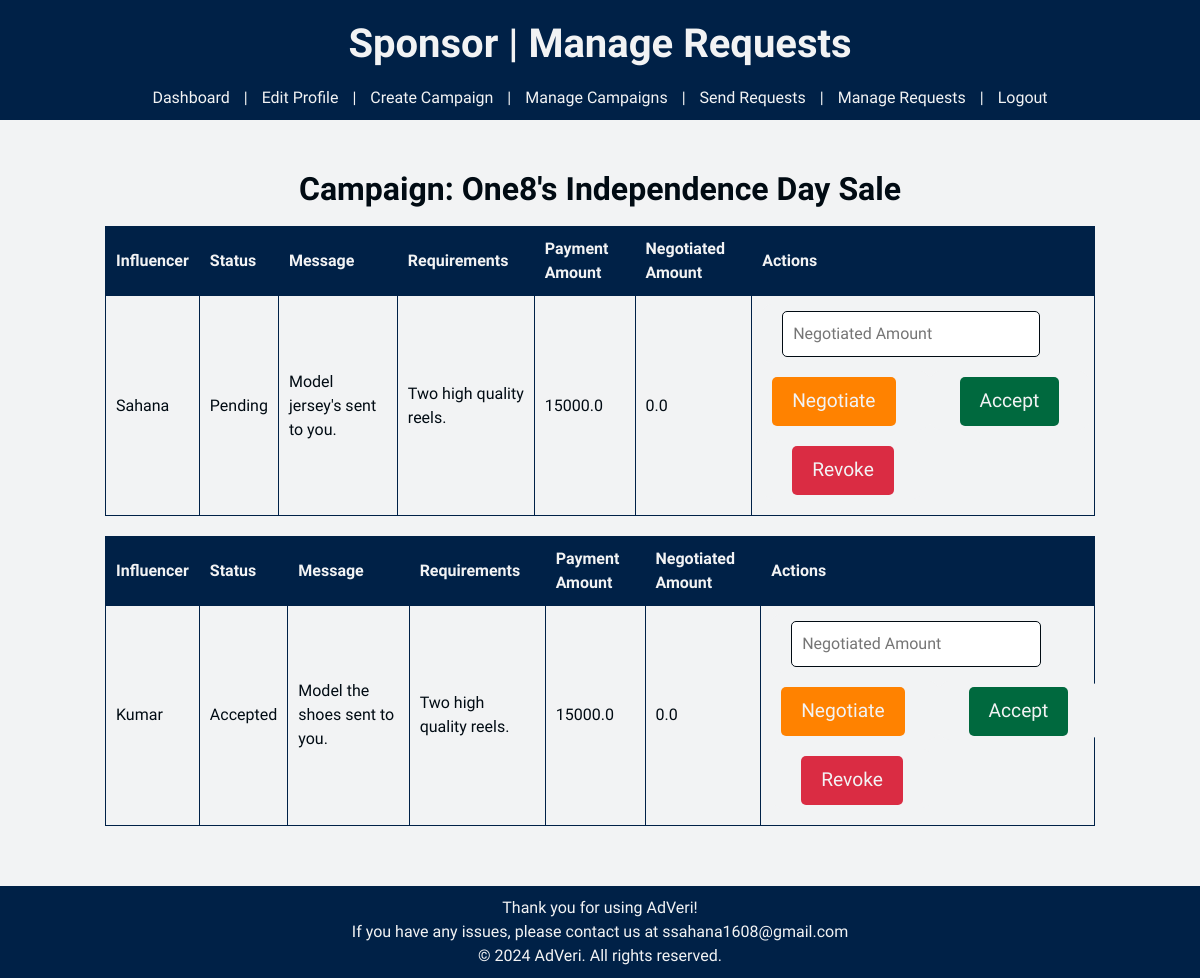
The page /sponsor/manage_requests (signed in) on the database its author committed.
### models.py (models this page shows)
class Campaign(db.Model):
    __tablename__ = 'campaigns'
    id = db.Column(db.Integer, primary_key=True, autoincrement=True)
    sponsor_id = db.Column(db.Integer, db.ForeignKey('sponsors.user_id'), nullable=False)
    name = db.Column(db.String(120), nullable=False)
    description = db.Column(db.Text, nullable=False)
    start_date = db.Column(db.Date, nullable=False)
    end_date = db.Column(db.Date, nullable=False)
    budget = db.Column(db.Float, nullable=False)
    visibility = db.Column(db.String(20), nullable=False)
    goals = db.Column(db.Text, nullable=False)
    ad_requests = db.relationship('AdRequest', backref='campaign', lazy=True, cascade="all, delete-orphan")
    flagged = db.relationship('Flagged', backref='campaign', lazy=True, cascade="all, delete-orphan")

class AdRequest(db.Model):
    __tablename__ = 'ad_requests'
    id = db.Column(db.Integer, primary_key=True, autoincrement=True)
    sponsor_id = db.Column(db.Integer, db.ForeignKey('sponsors.user_id'), nullable=False)
    campaign_id = db.Column(db.Integer, db.ForeignKey('campaigns.id'), nullable=False)
    influencer_id = db.Column(db.Integer, db.ForeignKey('influencers.user_id'), nullable=False)
    messages = db.Column(db.Text, nullable=True)
    requirements = db.Column(db.Text, nullable=False)
    payment_amount = db.Column(db.Float, nullable=False)
    negotiated_amount = db.Column(db.Float, default = 0, nullable=False)
    status = db.Column(db.String(50), nullable=False)

class Influencer(db.Model):
    __tablename__ = 'influencers'
    id = db.Column(db.Integer, primary_key=True, autoincrement=True)
    user_id = db.Column(db.Integer, db.ForeignKey('users.id'), nullable=False)
    name = db.Column(db.String(120), unique = True, nullable=False)
    category = db.Column(db.String(120), nullable=False)
    niche = db.Column(db.String(120), nullable=False)
    reach = db.Column(db.Integer, nullable=False)
    platform = db.Column(db.String, nullable=False)
    earnings = db.Column(db.Float, default = 0, nullable = False)
    ad_requests = db.relationship('AdRequest', backref='influencer', lazy=True, cascade="all, delete-orphan")

### app.py (the view, shortened to what this page needs)
@app.route('/sponsor/manage_requests', methods = ['GET', 'POST'])
def sponsor_manage_requests():
    if 'user_id' not in session or session.get('role') != 'Sponsor':
        flash('Please log in as a sponsor to access this page.', 'error')
        return redirect(url_for('login'))
    user_id = session['user_id']
    sponsor = Sponsor.query.filter_by(user_id = user_id).first()
    if not sponsor:
        flash('Sponsor not found.', 'error')
        return redirect(url_for('login'))
    sponsor_id = sponsor.user_id  ## Get the sponsor ID
    campaigns = Campaign.query.filter_by(sponsor_id = sponsor_id).all()
    campaign_ids = [campaign.id for campaign in campaigns]
    requests = AdRequest.query.join(Influencer, AdRequest.influencer_id == Influencer.user_id)\
                          .filter(AdRequest.campaign_id.in_(campaign_ids))\
                          .add_columns(Influencer.name, Influencer.reach, Influencer.platform)\
                          .all()
    request_details = {}
    for campaign in campaigns:
        campaign_requests = [r for r in requests if r[0].campaign_id == campaign.id]
        request_details[campaign.id] = {
            'campaign': campaign,
            'requests': [{'ad_request': r[0], 'influencer_name': r[1], 'influencer_reach': r[2],
                          'influencer_platform': r[3],
                          } for r in campaign_requests]
        }
    return render_template('sponsor/manage_requests.html',
                            request_details = request_details)

### templates/sponsor/manage_requests.html (shortened to what this page needs)
<!DOCTYPE html>
<html lang="en">
    <head>
        <link href="https://cdn.jsdelivr.net/npm/bootstrap@5.0.2/dist/css/bootstrap.min.css" rel="stylesheet">
        <link rel="stylesheet" href="{{ url_for('static', filename='styles.css') }}">
    </head>
    <body>
        <header>
            <h1>Sponsor | Manage Requests</h1>
            <a href="{{ url_for('sponsor_dashboard')}}">Dashboard</a> |
            <a href="{{ url_for('sponsor_edit_profile') }}">Edit Profile</a> |
            <a href="{{ url_for('sponsor_create_campaign')}}">Create Campaign</a> |
            <a href="{{ url_for('sponsor_manage_campaigns') }}">Manage Campaigns</a> |
            <a href="{{ url_for('sponsor_send_request')}}">Send Requests</a> |
            <a href="{{ url_for('sponsor_manage_requests') }}">Manage Requests</a> |
            <a href="{{ url_for('logout')}}">Logout</a>
        </header>
        <div class="container">
            {%if request_details%}
            {% for campaign_id, details in request_details.items() %}
                <h2>Campaign: {{ details.campaign.name }}</h2>
                {% if details.requests %}
                {% for request in details.requests %}
                <table>
                    <thead>
                        <tr>
                            <th>Influencer</th>
                            <th>Status</th>
                            <th>Message</th>
                            <th>Requirements</th>
                            <th>Payment Amount</th>
                            <th>Negotiated Amount</th>
                            <th>Actions</th>
                        </tr>
                    </thead>
                    <tbody>
                        <tr>
                            <td>{{ request.influencer_name }}</td>
                            <td>{{ request.ad_request.status }}</td>
                            <td>{{ request.ad_request.messages }}</td>
                            <td>{{ request.ad_request.requirements }}</td>
                            <td>{{ request.ad_request.payment_amount }}</td>
                            <td>{{ request.ad_request.negotiated_amount }}</td>
                            <td>
                                <form method="POST" style="display:inline;">
                                    <input type="number" name="negotiated_amount" placeholder="Negotiated Amount" required>
                                    <button name="action" value="negotiate" class="btn btn-negotiate">Negotiate</button>
                                </form>
                                <form method="POST" style="display:inline;">
                                    <button name="action" value="accept" class="btn btn-accept">Accept</button>
                                </form>
                                <form method="POST" style="display:inline;">
                                    <button name="action" value="revoke" class="btn btn-revoke">Revoke</button>
                                </form>
                            </td>
                        </tr>
                    </tbody>
                </table>
                {% endfor %}
                {% else %}
                <p>No requests made.</p>
                {% endif %}
            {% endfor %}
            {% else %}
            <p>Create campaigns to make requests.</p>
            {% endif %}
        </div>
        <footer>
            Thank you for using AdVeri! <br>
            If you have any issues, please contact us at ssahana1608@gmail.com <br>
            &copy; 2024 AdVeri. All rights reserved.
        </footer>
    </body>
</html>

### static/styles.css (style rules this page uses)
:root { --rich-black: #010b13ff; --oxford-blue: #002147ff; --rusty-red: #da2c43ff; --antiflash-white: #f2f3f4ff; --ut-orange: #ff8200ff; --dartmouth-green: #00693eff; }
body { font-family: 'Work Sans', sans-serif; color: var(--rich-black); background-color: var(--antiflash-white); align-items: center; margin: 0; padding: 0; text-align: center; display: flex; flex-direction: column; justify-content: center; }
h1, h2, h3 { text-align: center; padding: 10px; font-weight: bold; }
header { font-family: 'Eagle Lake', cursive; background-color: var(--oxford-blue); color: var(--antiflash-white); text-align: center; margin: 0; font-size: 1rem; top: 0; width: 100%; text-align: center; left: 0; padding: 10px; }
footer { color: var(--antiflash-white); font-family: 'Eagle Lake', sans-serif; background-color: var(--oxford-blue); text-align: center; margin: 0; font-size: 1rem; bottom: 0; width: 100%; text-align: center; left: 0; z-index: 999; padding: 10px; }
a { background-color: var(--oxford-blue); color: var(--antiflash-white); text-decoration: none; padding: 5px 10px; }
.container { width: 100%; display: flex; flex-direction: column; align-items: center; padding: 20px; margin: 20px; }
.btn { display: inline-block; font-family: 'Work Sans', sans-serif; padding: 10px 20px; margin: 10px; color: var(--antiflash-white); text-decoration: none; font-size: 1.2em; border-radius: 5px; border: none; cursor: pointer; }
.btn-negotiate { background-color: var(--ut-orange); }
.btn-accept { background-color: var(--dartmouth-green); }
.btn-revoke { background-color: var(--rusty-red); }
input, select { padding: 10px; margin-bottom: 10px; border-radius: 5px; width: 300px; }
table { width: 90%; border-collapse: collapse; margin-bottom: 20px; justify-content: center; align-items: center; }
th { background-color: var(--oxford-blue); color: var(--antiflash-white); font-weight: bold; border: 1px solid var(--oxford-blue); padding: 10px; text-align: left; }
td { border: 1px solid var(--oxford-blue); padding: 10px; text-align: left; }
form { background-color: var(--antiflash-white); color: var(--rich-black); padding: 20px; border-radius: 10px; width: 75%; display: flex; flex-direction: column; align-items: center; }
form input, form textarea, form select { width: 80%; padding: 10px; margin-top: 5px; margin-bottom: 10px; border: 1px solid var(--rich-black); border-radius: 5px; }
form button { color: var(--antiflash-white); padding: 10px 20px; border: none; border-radius: 5px; cursor: pointer; }

### rows shown on the page
Campaign: campaign.name "One8's Independence Day Sale"
AdRequest: influencer_name "Sahana", ad_request.status "Pending", ad_request.messages "Model jersey's sent to you.", ad_request.requirements "Two high quality reels.", ad_request.payment_amount "15000.0", ad_request.negotiated_amount "0.0"
AdRequest: influencer_name "Kumar", ad_request.status "Accepted", ad_request.messages "Model the shoes sent to you.", ad_request.requirements "Two high quality reels.", ad_request.payment_amount "15000.0", ad_request.negotiated_amount "0.0"
